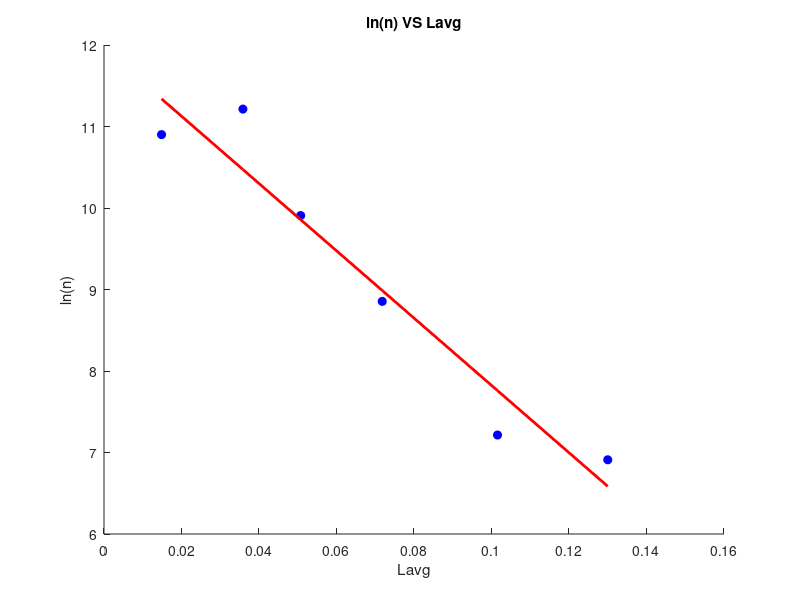

This figure's MATLAB source:
% Question 1
MSI = [1.41, 1.19, 0.841, 0.595, 0.42, 0.297]
MSF = [1.19, 0.841, 0.595, 0.42, 0.297, 0];  

L_avg = (MSI + MSF)*(0.1)/2
L_diff = (MSI - MSF)*(0.1)

W_del = [28.5, 29.2, 37.5, 27, 24.7, 3.1]

n = W_del./(1400*0.42.*L_avg.*L_avg.*L_avg.*L_diff)

log_n = log(n)

X = L_avg
Y = log_n


plot(L_avg, log_n, 'bo-')


coefficients = polyfit(X, Y, 1);
fit_line = polyval(coefficients, X);
scatter(X, Y, 'o', 'MarkerFaceColor', 'b', 'MarkerEdgeColor', 'b');
hold on;
plot(X, fit_line, 'r-', 'LineWidth', 2);

xlabel('Lavg');
ylabel('ln(n)');
slope = coefficients(1)
y_intercept = coefficients(2)
title('ln(n) VS Lavg');

m = slope
tau = 200/250

G = -1/m*tau
